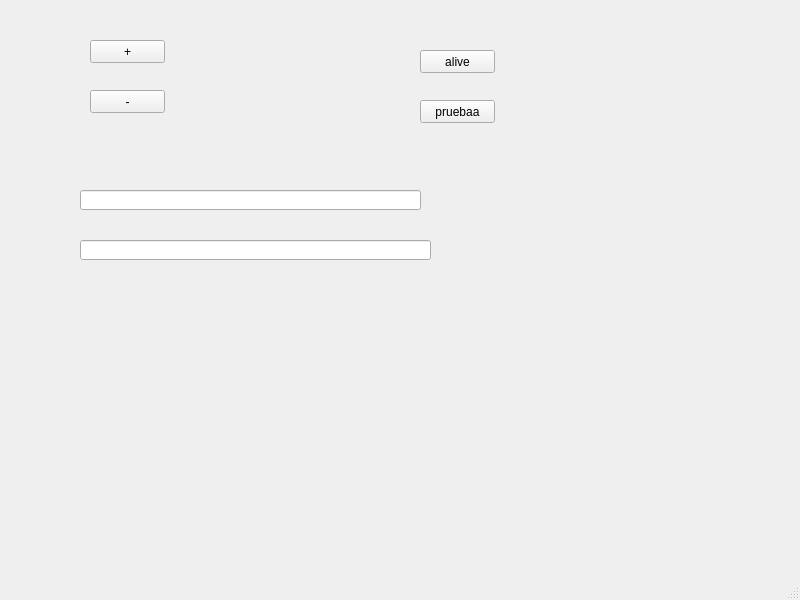
<?xml version="1.0" encoding="UTF-8"?>
<ui version="4.0">
 <class>qform1</class>
 <widget class="QMainWindow" name="qform1">
  <property name="geometry">
   <rect>
    <x>0</x>
    <y>0</y>
    <width>800</width>
    <height>600</height>
   </rect>
  </property>
  <property name="windowTitle">
   <string>qform1</string>
  </property>
  <widget class="QWidget" name="centralwidget">
   <widget class="QLineEdit" name="lineEdit">
    <property name="geometry">
     <rect>
      <x>80</x>
      <y>190</y>
      <width>341</width>
      <height>20</height>
     </rect>
    </property>
   </widget>
   <widget class="QLineEdit" name="lineEdit_2">
    <property name="geometry">
     <rect>
      <x>80</x>
      <y>240</y>
      <width>351</width>
      <height>20</height>
     </rect>
    </property>
   </widget>
   <widget class="QPushButton" name="SUBIR">
    <property name="geometry">
     <rect>
      <x>90</x>
      <y>40</y>
      <width>75</width>
      <height>23</height>
     </rect>
    </property>
    <property name="text">
     <string>+</string>
    </property>
   </widget>
   <widget class="QPushButton" name="BAJAR">
    <property name="geometry">
     <rect>
      <x>90</x>
      <y>90</y>
      <width>75</width>
      <height>23</height>
     </rect>
    </property>
    <property name="text">
     <string>-</string>
    </property>
   </widget>
   <widget class="QPushButton" name="Alive">
    <property name="geometry">
     <rect>
      <x>420</x>
      <y>50</y>
      <width>75</width>
      <height>23</height>
     </rect>
    </property>
    <property name="text">
     <string>alive</string>
    </property>
   </widget>
   <widget class="QPushButton" name="prueba">
    <property name="geometry">
     <rect>
      <x>420</x>
      <y>100</y>
      <width>75</width>
      <height>23</height>
     </rect>
    </property>
    <property name="text">
     <string>pruebaa</string>
    </property>
   </widget>
  </widget>
  <widget class="QMenuBar" name="menubar">
   <property name="geometry">
    <rect>
     <x>0</x>
     <y>0</y>
     <width>800</width>
     <height>21</height>
    </rect>
   </property>
  </widget>
  <widget class="QStatusBar" name="statusbar"/>
 </widget>
 <resources/>
 <connections/>
</ui>
